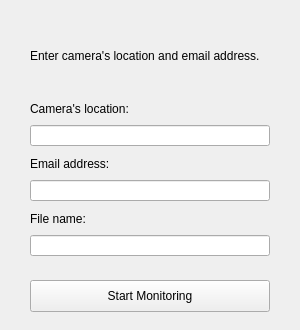
<?xml version="1.0" encoding="UTF-8"?>
<ui version="4.0">
 <class>MainWindow</class>
 <widget class="QMainWindow" name="MainWindow">
  <property name="geometry">
   <rect>
    <x>0</x>
    <y>0</y>
    <width>300</width>
    <height>330</height>
   </rect>
  </property>
  <property name="minimumSize">
   <size>
    <width>300</width>
    <height>300</height>
   </size>
  </property>
  <property name="maximumSize">
   <size>
    <width>300</width>
    <height>350</height>
   </size>
  </property>
  <property name="windowTitle">
   <string>Weapon Detection</string>
  </property>
  <widget class="QWidget" name="centralwidget">
   <widget class="QLabel" name="label_2">
    <property name="geometry">
     <rect>
      <x>30</x>
      <y>20</y>
      <width>241</width>
      <height>71</height>
     </rect>
    </property>
    <property name="text">
     <string>Enter camera's location and email address.</string>
    </property>
    <property name="wordWrap">
     <bool>true</bool>
    </property>
   </widget>
   <widget class="QLineEdit" name="location_input">
    <property name="geometry">
     <rect>
      <x>30</x>
      <y>125</y>
      <width>240</width>
      <height>21</height>
     </rect>
    </property>
   </widget>
   <widget class="QPushButton" name="pushButton">
    <property name="geometry">
     <rect>
      <x>30</x>
      <y>280</y>
      <width>240</width>
      <height>32</height>
     </rect>
    </property>
    <property name="text">
     <string>Start Monitoring</string>
    </property>
   </widget>
   <widget class="QLabel" name="label_3">
    <property name="geometry">
     <rect>
      <x>30</x>
      <y>156</y>
      <width>211</width>
      <height>16</height>
     </rect>
    </property>
    <property name="text">
     <string>Email address:</string>
    </property>
   </widget>
   <widget class="QLabel" name="label">
    <property name="geometry">
     <rect>
      <x>30</x>
      <y>101</y>
      <width>121</width>
      <height>16</height>
     </rect>
    </property>
    <property name="text">
     <string>Camera's location:</string>
    </property>
   </widget>
   <widget class="QLineEdit" name="sendTo_input">
    <property name="geometry">
     <rect>
      <x>30</x>
      <y>180</y>
      <width>240</width>
      <height>21</height>
     </rect>
    </property>
   </widget>
   <widget class="QLabel" name="label">
    <property name="geometry">
     <rect>
      <x>30</x>
      <y>211</y>
      <width>121</width>
      <height>16</height>
     </rect>
    </property>
    <property name="text">
     <string>File name:</string>
    </property>
   </widget>
   <widget class="QLineEdit" name="send_file_name">
    <property name="geometry">
     <rect>
      <x>30</x>
      <y>235</y>
      <width>240</width>
      <height>21</height>
     </rect>
    </property>
   </widget>
  </widget>
 </widget>
 <resources/>
 <connections/>
</ui>
